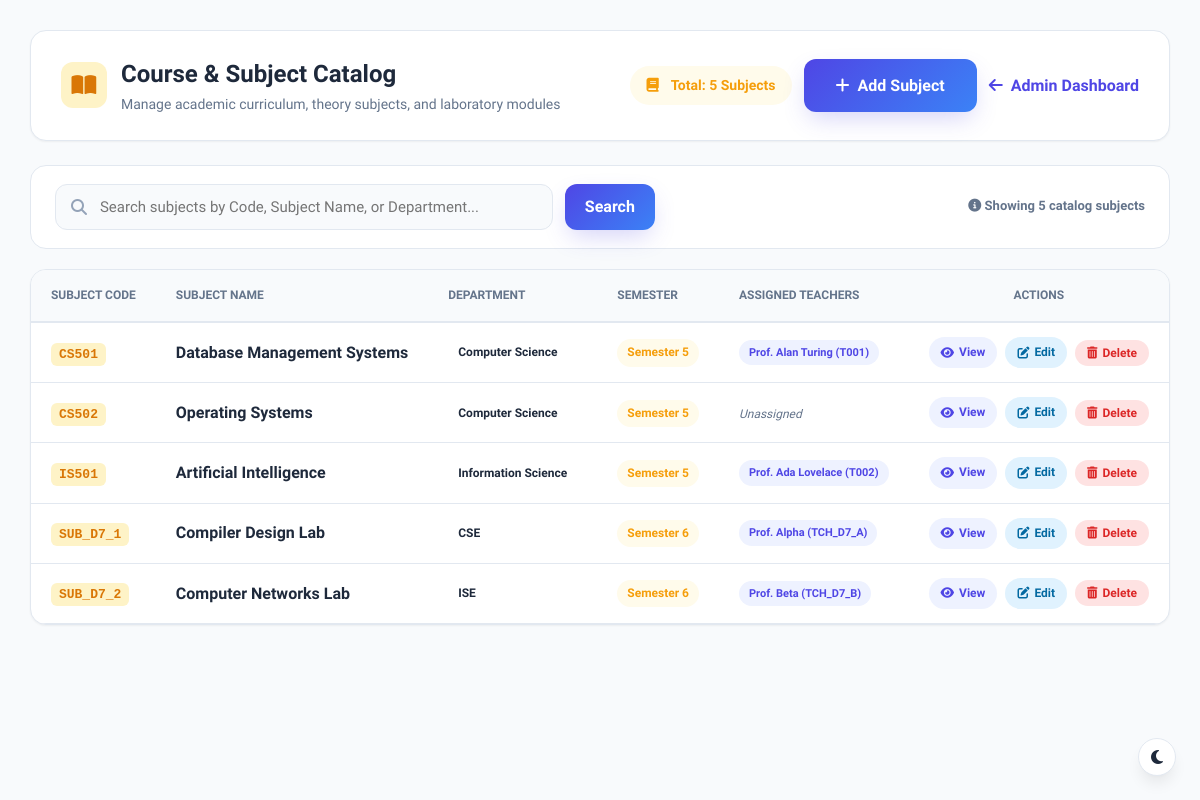
Before: /view_subjects (signed in) with the older database file.
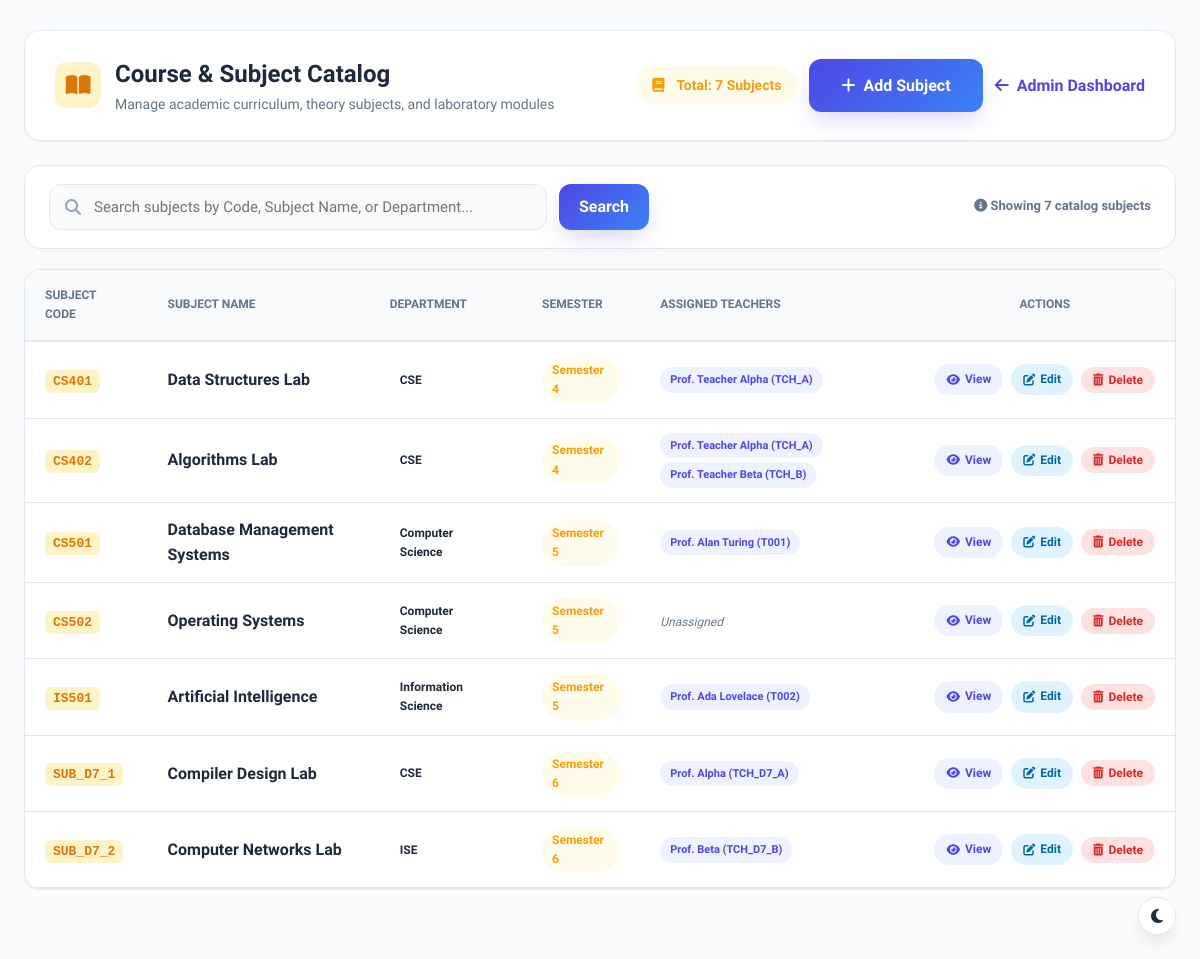
After: the same page with the newer database file.
### tables this page shows
CREATE TABLE "subjects" (id INTEGER PRIMARY KEY AUTOINCREMENT, subject_code TEXT UNIQUE NOT NULL, subject_name TEXT NOT NULL, department TEXT NOT NULL, semester INTEGER NOT NULL);

CREATE TABLE teachers(
        id INTEGER PRIMARY KEY AUTOINCREMENT,
        teacher_id TEXT UNIQUE NOT NULL,
        fullname TEXT NOT NULL,
        email TEXT UNIQUE NOT NULL,
        department TEXT NOT NULL
    );

### app.py (the view)
@app.route("/view_subjects")
@role_required("admin")
def view_subjects():
    search_query = request.args.get("search", "").strip()
    success = request.args.get("success")
    error = request.args.get("error")
    conn = get_db_connection()
    cursor = conn.cursor()
    if search_query:
        term = f"%{search_query}%"
        cursor.execute("""
            SELECT subject_code, subject_name, department, semester
            FROM subjects
            WHERE subject_code LIKE ? OR subject_name LIKE ? OR department LIKE ?
            ORDER BY subject_code ASC
        """, (term, term, term))
    else:
        cursor.execute("""
            SELECT subject_code, subject_name, department, semester
            FROM subjects
            ORDER BY subject_code ASC
        """)
    subjects_raw = cursor.fetchall()
    subjects_list = []
    for s in subjects_raw:
        cursor.execute("""
            SELECT teachers.teacher_id, teachers.fullname
            FROM teacher_subjects
            JOIN teachers ON teacher_subjects.teacher_id = teachers.teacher_id
            WHERE teacher_subjects.subject_id = ?
        """, (s["subject_code"],))
        mapped_teachers = cursor.fetchall()
        subjects_list.append({
            "subject_code": s["subject_code"],
            "subject_name": s["subject_name"],
            "department": s["department"],
            "semester": s["semester"],
            "teachers": mapped_teachers
        })
    conn.close()
    return render_template(
        "view_subjects.html",
        subjects=subjects_list,
        search_query=search_query,
        success=success,
        error=error
    )

### app.py (called while the page is built, shortened)
def role_required(*allowed_roles):
    def decorator(f):
        @wraps(f)
        def decorated_function(*args, **kwargs):
            if "user_id" not in session or "role" not in session:
                return redirect(url_for("login"))
            user_role = session.get("role")
            return f(*args, **kwargs)
        return decorated_function
    return decorator

### database.py (called while the page is built)
def get_db_connection():
    conn = sqlite3.connect("database.db")
    conn.execute("PRAGMA foreign_keys = ON;")
    conn.row_factory = sqlite3.Row
    return conn

### templates/view_subjects.html (shortened to what the changed rows need)
<!DOCTYPE html>
<html lang="en">
<head>
    <link rel="stylesheet" href="{{ url_for('static', filename='css/dashboard.css') }}">
    <link rel="stylesheet" href="{{ url_for('static', filename='css/style.css') }}">
    <link rel="stylesheet" href="https://cdnjs.cloudflare.com/ajax/libs/font-awesome/6.5.2/css/all.min.css">
</head>
<body style="background: var(--bg-main);">
    <div style="max-width: 1280px; margin: 30px auto; padding: 0 24px;">
        <div style="display: flex; justify-content: space-between; align-items: center; flex-wrap: wrap; gap: 20px; background: var(--card-bg); padding: 24px 30px; border-radius: var(--radius-lg); box-shadow: var(--shadow-sm); border: 1px solid var(--border); margin-bottom: 24px;">
            <div>
                <div style="display: flex; align-items: center; gap: 14px;">
                    <div>
                        <h1 style="font-size: 24px; font-weight: 800; color: var(--text-main); margin: 0;">Course & Subject Catalog</h1>
                    </div>
                </div>
            </div>
            <div style="display: flex; align-items: center; gap: 12px;">
                <span class="badge badge-warning" style="font-size: 14px; padding: 8px 16px;">
                    <i class="fas fa-book" style="margin-right: 6px;"></i> Total: {{ subjects|length }} Subjects
                </span>
                <a href="{{ url_for('add_subject') }}" class="btn btn-primary" style="display: inline-flex; align-items: center; gap: 8px; font-weight: 600;">
                    <i class="fas fa-plus"></i> Add Subject
                </a>
                <a href="{{ url_for('admin') }}" class="btn btn-outline" style="display: inline-flex; align-items: center; gap: 8px; font-weight: 600;">
                    <i class="fas fa-arrow-left"></i> Admin Dashboard
                </a>
            </div>
        </div>
        <div style="background: var(--card-bg); padding: 18px 24px; border-radius: var(--radius-lg); border: 1px solid var(--border); margin-bottom: 20px; display: flex; justify-content: space-between; align-items: center; flex-wrap: wrap; gap: 16px;">
            <span style="font-size: 13px; color: var(--text-muted); font-weight: 600;">
                <i class="fas fa-info-circle"></i> Showing <strong>{{ subjects|length }}</strong> catalog subjects
            </span>
        </div>
        <div class="table-card" style="background: var(--card-bg); border-radius: var(--radius-lg); border: 1px solid var(--border); overflow: hidden; box-shadow: var(--shadow-sm);">
            {% if subjects %}
            <div style="overflow-x: auto;">
                <table class="data-table" id="subjectsTable" style="width: 100%; border-collapse: collapse;">
                    <thead>
                        <tr style="background: var(--bg-main); border-bottom: 2px solid var(--border);">
                            <th style="padding: 16px 20px; text-align: left; font-size: 12px; font-weight: 700; color: var(--text-muted); text-transform: uppercase;">Subject Code</th>
                            <th style="padding: 16px 20px; text-align: left; font-size: 12px; font-weight: 700; color: var(--text-muted); text-transform: uppercase;">Subject Name</th>
                            <th style="padding: 16px 20px; text-align: left; font-size: 12px; font-weight: 700; color: var(--text-muted); text-transform: uppercase;">Department</th>
                            <th style="padding: 16px 20px; text-align: left; font-size: 12px; font-weight: 700; color: var(--text-muted); text-transform: uppercase;">Semester</th>
                            <th style="padding: 16px 20px; text-align: left; font-size: 12px; font-weight: 700; color: var(--text-muted); text-transform: uppercase;">Assigned Teachers</th>
                            <th style="padding: 16px 20px; text-align: center; font-size: 12px; font-weight: 700; color: var(--text-muted); text-transform: uppercase;">Actions</th>
                        </tr>
                    </thead>
                    <tbody>
                        {% for sub in subjects %}
                        <tr class="subject-row" style="border-bottom: 1px solid var(--border); transition: var(--transition);">
                            <td style="padding: 14px 20px;">
                                <span style="font-weight: 700; font-family: monospace; color: #d97706; background: #fef3c7; padding: 4px 8px; border-radius: 6px; font-size: 13px;">
                                    {{ sub.subject_code }}
                                </span>
                            </td>
                            <td style="padding: 14px 20px;">
                                <span style="font-weight: 600; color: var(--text-main);">{{ sub.subject_name }}</span>
                            </td>
                            <td style="padding: 14px 20px;">
                                <span class="badge badge-info">{{ sub.department }}</span>
                            </td>
                            <td style="padding: 14px 20px;">
                                <span class="badge badge-warning">Semester {{ sub.semester }}</span>
                            </td>
                            <td style="padding: 14px 20px;">
                                {% if sub.teachers %}
                                <div style="display: flex; flex-wrap: wrap; gap: 4px;">
                                    {% for tch in sub.teachers %}
                                    <span class="badge badge-primary" style="font-size: 11px;">
                                        {{ tch['fullname'] }} ({{ tch['teacher_id'] }})
                                    </span>
                                    {% endfor %}
                                </div>
                                {% else %}
                                <span style="font-size: 12px; color: var(--text-muted); font-style: italic;">Unassigned</span>
                                {% endif %}
                            </td>
                            <td style="padding: 14px 20px; text-align: center;">
                                <div style="display: inline-flex; align-items: center; gap: 8px;">
                                    <a href="{{ url_for('view_subject', subject_code=sub.subject_code) }}" class="badge badge-primary" style="text-decoration: none; padding: 6px 12px; font-size: 12px; display: inline-flex; align-items: center; gap: 5px;" title="View Subject Details">
                                        <i class="fas fa-eye"></i> View
                                    </a>
                                    <a href="{{ url_for('edit_subject', subject_code=sub.subject_code) }}" class="badge badge-info" style="text-decoration: none; padding: 6px 12px; font-size: 12px; display: inline-flex; align-items: center; gap: 5px; background: #e0f2fe; color: #0369a1;" title="Edit Subject">
                                        <i class="fas fa-edit"></i> Edit
                                    </a>
                                    <button
                                        type="button"
                                        class="badge badge-danger"
                                        style="border: none; cursor: pointer; padding: 6px 12px; font-size: 12px; display: inline-flex; align-items: center; gap: 5px; background: #fee2e2; color: #dc2626;"
                                        onclick="confirmDeleteSubject('{{ sub.subject_code }}', '{{ sub.subject_name }}')"
                                        title="Delete Subject">
                                        <i class="fas fa-trash-alt"></i> Delete
                                    </button>
                                </div>
                            </td>
                        </tr>
                        {% endfor %}
                    </tbody>
                </table>
            </div>
            {% endif %}
        </div>
    </div>
</body>
</html>

Changed rows visible on the page:
added subjects: subject_code "CS401", subject_name "Data Structures Lab", department "CSE", semester "4"
added teachers: fullname "Prof. Teacher Alpha", teacher_id "TCH_A"
added subjects: subject_code "CS402", subject_name "Algorithms Lab", department "CSE", semester "4"
added teachers: fullname "Prof. Teacher Beta", teacher_id "TCH_B", shown under "CS402"
Other visible differences:
{{ subjects|length }}: "5" → "7"
